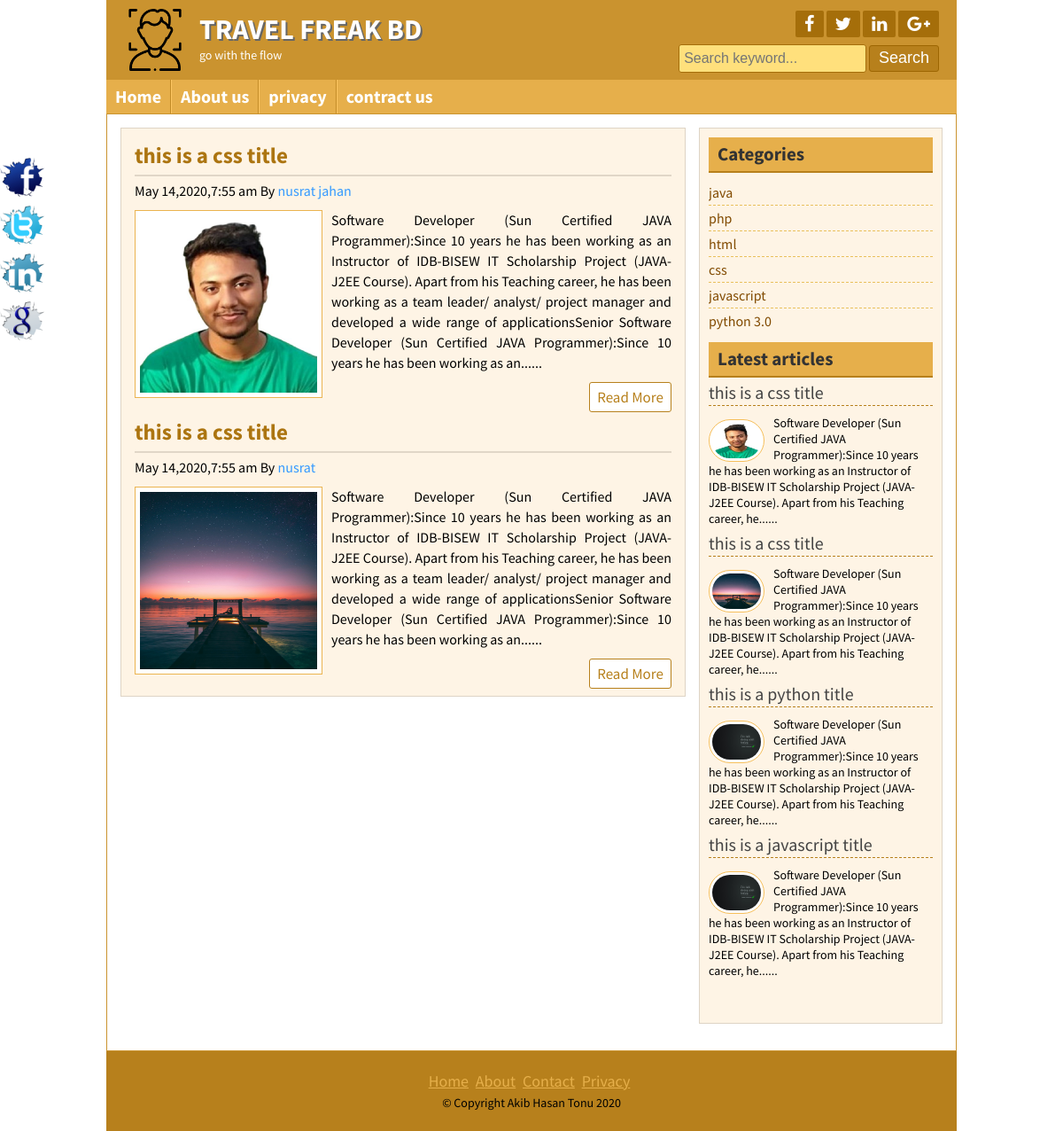
Screenshot of /posts.php?catagory=4 with the database file from the repository.
### tables this page shows
CREATE TABLE IF NOT EXISTS `title_slogan` (
  `id` int(11) NOT NULL AUTO_INCREMENT,
  `title` varchar(255) NOT NULL,
  `slogan` varchar(255) NOT NULL,
  `logo` varchar(255) NOT NULL,
  PRIMARY KEY (`id`)
);

CREATE TABLE IF NOT EXISTS `social_tbl` (
  `id` int(11) NOT NULL AUTO_INCREMENT,
  `fb` varchar(255) NOT NULL,
  `tt` varchar(255) NOT NULL,
  `ln` varchar(255) NOT NULL,
  `gp` varchar(255) NOT NULL,
  PRIMARY KEY (`id`)
);

CREATE TABLE IF NOT EXISTS `tbl_page` (
  `id` int(11) NOT NULL AUTO_INCREMENT,
  `title` varchar(255) NOT NULL,
  `body` text NOT NULL,
  PRIMARY KEY (`id`)
);

CREATE TABLE IF NOT EXISTS `tbl_post` (
  `id` int(11) NOT NULL AUTO_INCREMENT,
  `cat` int(11) NOT NULL,
  `title` varchar(255) NOT NULL,
  `body` text NOT NULL,
  `image` varchar(255) NOT NULL,
  `authore` varchar(50) NOT NULL,
  `tags` varchar(255) NOT NULL,
  `date` timestamp NOT NULL DEFAULT current_timestamp() ON UPDATE current_timestamp(),
  `userid` int(11) NOT NULL,
  PRIMARY KEY (`id`)
);

CREATE TABLE IF NOT EXISTS `tbl_catagory` (
  `id` int(11) NOT NULL AUTO_INCREMENT,
  `name` varchar(55) NOT NULL,
  PRIMARY KEY (`id`)
);

CREATE TABLE IF NOT EXISTS `tbl_copyright` (
  `id` int(11) NOT NULL AUTO_INCREMENT,
  `title` varchar(255) NOT NULL,
  PRIMARY KEY (`id`)
);

### lib/database1.php (called while the page is built, shortened)
<?php
 class Database{
      private $dbname="mysql:host=localhost; dbname=db_blog;";
      private $dbuser="root";
      private $dbpass="";
      public $conn;
    public function __construct(){
        if(!isset($this->conn)){
            try {
                $this->conn= new PDO("$this->dbname,$this->dbuser,$this->dbpass");
                $this->conn->setAttribute(PDO::ATTR_ERRMODE,PDO::ERRMODE_EXCEPTION);
            } catch (PDOException $e) {
                die("connection failed".$e->getMessage());
            }
        }
     }
}
?>

### helpers/format.php (called while the page is built, shortened)
<?php
class Format{
    public function dateFormat($date){
       return date('F j,Y,g:i a',strtotime($date));
    }
    public function textShorten($text,$limit=400){
        $text = $text." ";
        $text =substr($text,0,$limit);
        $text =substr($text,0,strrpos($text," "));
        $text =$text."......";
        return $text;
    }
}
?>

### posts.php (the view)
<?php include "inc/header.php" ;?>
	<div class="contentsection contemplete clear">
		<div class="maincontent clear">
<?php
    if(!isset($_GET['catagory']) || $_GET['catagory'] == NULL){
        echo "NO data found in this catagory";
    }else{
        $id = $_GET['catagory'];
    }
?>
    <?php
            $sql="SELECT * FROM tbl_post WHERE cat='$id'";
            $post =$db->conn->prepare($sql);
            $post->execute();
            $result=$post->fetchAll();
            if($post ){
                foreach ($result as $value) {
    ?>
                <div class="samepost clear">
                        <h2><a href="post.php?id=<?php echo $value['id'] ;?>"><?php echo $value['title'] ;?></a></h2>
                        <h4><?php echo $fm->dateFormat($value['date'] );?> By <a href="#"><?php echo $value['authore'] ;?></a></h4>
                        <a href="post.php?id=<?php echo $value['id'] ;?>"><img src="admin/<?php echo $value['image'] ;?>" alt="post image"/></a>
                        <p>
                            <?php echo $fm->textShorten($value['body']) ;?>
                        </p>
                        <div class="readmore clear">
                            <a href="post.php?id=<?php echo $value['id'] ;?>">Read More</a>
                        </div>
                </div>
                <?php }}else{echo "data not found";}?>
	    </div>
<?php include "inc/sidebar.php" ;?>
<?php include "inc/footer.php" ;?>

### inc/header.php (shortened to what this page needs)
<?php include "lib/database1.php" ;?>
<?php include "helpers/format.php" ;?>
<?php
$db = new Database();
$fm = new Format();
?>
<!DOCTYPE html>
<html>
<head>
	<link rel="stylesheet" href="font-awesome-4.5.0/css/font-awesome.css">
	<link rel="stylesheet" href="css/nivo-slider.css" type="text/css" media="screen" />
	<link rel="stylesheet" href="style.css">
</head>
<body>
	<div class="headersection templete clear">
		<a  href="index.php">
			<div class="logo">
	<?php
				$sql="SELECT * FROM title_slogan WHERE id='1'";
				$post =$db->conn->prepare($sql);
				$post->execute();
				$value=$post->fetchAll();
				foreach ($value as $key ) {
			?>
				<img src="admin/<?php echo $key['logo'] ;?>" alt="Logo"/>
				<h2><?php echo $key['title'] ;?></h2>
				<p><?php echo $key['slogan'] ;?></p>
			</div>
	<?php } ;?>
		</a>
		<div class="social clear">
			<?php
                    $query = "SELECT * FROM social_tbl WHERE id='1'";
                    $res=$db->conn->prepare($query);
                    $res->execute();
                    $val = $res->fetchAll();
                    foreach($val as $key){
                ?>
			<div class="icon clear">
				<a href="<?php echo $key['fb'];?>" target="_blank"><i class="fa fa-facebook"></i></a>
				<a href="<?php echo $key['tt'];?>" target="_blank"><i class="fa fa-twitter"></i></a>
				<a href="<?php echo $key['ln'];?>" target="_blank"><i class="fa fa-linkedin"></i></a>
				<a href="<?php echo $key['gp'];?>" target="_blank"><i class="fa fa-google-plus"></i></a>
			</div>
		<?php } ;?>
			<div class="searchbtn clear">
			<form action="search.php" method="post">
				<input type="text" name="search" placeholder="Search keyword..."/>
				<input type="submit" name="submit" value="Search"/>
			</form>
			</div>
		</div>
	</div>
<div class="navsection templete">
	<ul>
		<li><a
			<?php
				$path=$_SERVER['SCRIPT_FILENAME'];
         		$title = basename($path,'.php');
				if($title =='index'){
					echo 'id="active"';
				}
			?>
		 href="index.php">Home</a></li>
		  <?php
			$sql="SELECT * FROM tbl_page";
			$value = $db->conn->prepare($sql);
			$value->execute();
			$reault = $value->fetchAll();
			if($value){
				foreach ($reault as $data) {
		?>
			<li><a
			 <?php
				if(isset($_GET['pageid']) && ($_GET['pageid']== $data['id']) ){
					echo 'id="active"';
				}
			?>
			 href="page.php?pageid=<?php echo $data['id'];?>"> <?php echo $data['title'];?></a></li>
		<?php }} ;?>
		<li><a
		<?php
				$path=$_SERVER['SCRIPT_FILENAME'];
         		$title = basename($path,'.php');
				if($title =='contact'){
					echo 'id="active"';
				}
			?>
		href="contact.php">contract us</a></li>
	</ul>
</div>

### inc/sidebar.php
<div class="sidebar clear">
			<div class="samesidebar clear">
				<h2>Categories</h2>
					<ul>
						<?php
							$sql="SELECT * FROM tbl_catagory ";
							$post =$db->conn->prepare($sql);
							$post->execute();
							$result=$post->fetchAll();
						if($post){
							foreach ($result as $value) {
						?>
						<li><a href="posts.php?catagory=<?php echo $value['id'] ;?>"><?php echo $value['name'] ;?></a></li>
						<?php }}else{header("Location:404.php");};?>
					</ul>
			</div>
			<div class="samesidebar clear">
				<h2>Latest articles</h2>
					<div class="popular clear">
					<?php
							$query="SELECT * FROM tbl_post LIMIT 4";
							$post =$db->conn->prepare($query);
							$post->execute();
							$result=$post->fetchAll();
						if($post){
							foreach ($result as $value) {
						?>
						<h3><a href="post.php?id=<?php echo $value['id'] ;?>"><?php echo $value['title'] ;?> </h3>
						 <a href="#"><img src="admin/<?php echo $value['image'] ;?>" alt="post image"/></a>
						<p>
						<?php echo $fm->textShorten($value['body'],200) ;?>
						</p>
						<?php }}else{ header("Location: 404.php");}?>
					</div>
			</div>
		</div>

### inc/footer.php (shortened to what this page needs)
</div>
	<div class="footersection templete clear">
	  <div class="footermenu clear">
		<ul>
			<li><a href="#">Home</a></li>
			<li><a href="#">About</a></li>
			<li><a href="#">Contact</a></li>
			<li><a href="#">Privacy</a></li>
		</ul>
	  </div>
	  <?php
                    $query = "SELECT * FROM tbl_copyright WHERE id='1'";
                    $res=$db->conn->prepare($query);
                    $res->execute();
                    $val = $res->fetchAll();
                    foreach($val as $key){
                ?>
	  <p>&copy; <?php echo $key['title'];?> <?php   echo date('Y');?></p>
					<?php } ;?>
	</div>
	<div class="fixedicon clear">
		<a href="http://www.facebook.com"><img src="images/fb.png" alt="Facebook"/></a>
		<a href="http://www.twitter.com"><img src="images/tw.png" alt="Twitter"/></a>
		<a href="http://www.linkedin.com"><img src="images/in.png" alt="LinkedIn"/></a>
		<a href="http://www.google.com"><img src="images/gl.png" alt="GooglePlus"/></a>
	</div>
</body>
</html>

### rows the page displays
title_slogan: logo (picture), title "TRAVEL FREAK BD", slogan "go with the flow"
tbl_page: title "About us"
tbl_page: title "privacy"
tbl_post: title "this is a css title", date "May 14,2020,7:55 am", authore "nusrat jahan", image (picture), body "Software Developer (Sun Certified JAVA Programmer):Since 10 years he has been working as an Instructor of IDB-BISEW IT Scholarship Project (JAVA- J2EE Course). Apart from his Teaching career, he has been working as a team leader/ analyst/ project manager and developed a wide range of applicationsSenior Software Developer (Sun Certified JAVA Programmer):Since 10 years he has been working as an......", body "Software Developer (Sun Certified JAVA Programmer):Since 10 years he has been working as an Instructor of IDB-BISEW IT Scholarship Project (JAVA- J2EE Course). Apart from his Teaching career, he......"
tbl_post: title "this is a css title", date "May 14,2020,7:55 am", authore "nusrat", image (picture), body "Software Developer (Sun Certified JAVA Programmer):Since 10 years he has been working as an Instructor of IDB-BISEW IT Scholarship Project (JAVA- J2EE Course). Apart from his Teaching career, he has been working as a team leader/ analyst/ project manager and developed a wide range of applicationsSenior Software Developer (Sun Certified JAVA Programmer):Since 10 years he has been working as an......", body "Software Developer (Sun Certified JAVA Programmer):Since 10 years he has been working as an Instructor of IDB-BISEW IT Scholarship Project (JAVA- J2EE Course). Apart from his Teaching career, he......"
tbl_catagory: name "java"
tbl_catagory: name "php"
tbl_catagory: name "html"
tbl_catagory: name "css"
tbl_catagory: name "javascript"
tbl_catagory: name "python 3.0"
tbl_post: title "this is a python title", image (picture), body "Software Developer (Sun Certified JAVA Programmer):Since 10 years he has been working as an Instructor of IDB-BISEW IT Scholarship Project (JAVA- J2EE Course). Apart from his Teaching career, he......"
tbl_post: title "this is a javascript title", image (picture), body "Software Developer (Sun Certified JAVA Programmer):Since 10 years he has been working as an Instructor of IDB-BISEW IT Scholarship Project (JAVA- J2EE Course). Apart from his Teaching career, he......"
tbl_copyright: title "Copyright Akib Hasan Tonu"
